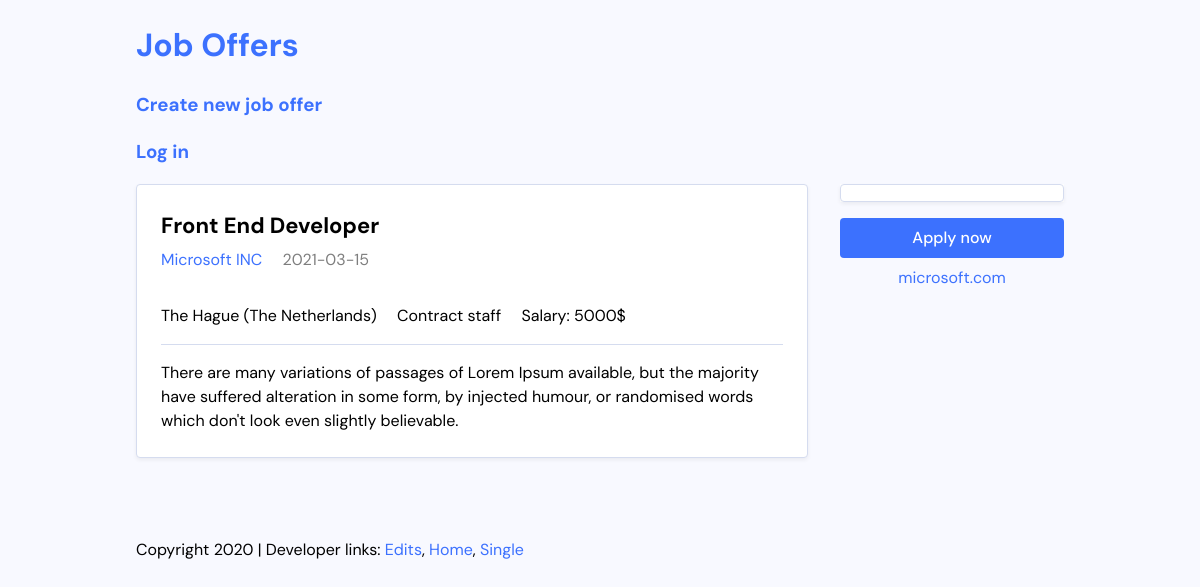
The app's page /job.php?id=2 with its own data.
### tables this page shows
CREATE TABLE `jobs` (
  `id` int(11) NOT NULL,
  `title` text NOT NULL,
  `description` text NOT NULL,
  `company` text NOT NULL,
  `salary` decimal(10,0) NOT NULL,
  `date_posted` date NOT NULL DEFAULT current_timestamp(),
  `imageUrl` text NOT NULL,
  `websiteUrl` varchar(250) NOT NULL,
  `location` text NOT NULL,
  `position` text NOT NULL
);

### lib/Template.php (called while the page is built, shortened)
<?php class Template{
    protected $template;
    public function __construct($template){
        $this->template = $template;
    }
    public function __toString() {
        include basename($this->template);
        return ob_get_clean();
    }
}

### lib/Database.php (called while the page is built, shortened)
<?php
class Database{
    private $host = DB_HOST;
    private $user = DB_USER;
    private $pass = DB_PASS;
    private $dbname = DB_NAME;
    private $dbh;
    private $stmt;
    public function __construct(){
        $dsn = 'mysql:host'. $this->host .';dbname='. $this->dbname;
        $options = array(
            PDO::ATTR_PERSISTENT => true,
            PDO::ATTR_ERRMODE => PDO::ERRMODE_EXCEPTION
        );
        try{
            $this->dbh = new PDO($dsn, $this->user, $this->pass, $options);
        } catch(PDOException $e) {
            $this->error = $e->getMessage();
        }
    }
    public function query($query) {
        $this->stmt = $this->dbh->prepare($query);
    }
    public function bind($param, $value, $type = null) {
        if(is_null($type)) {
            switch(true){
                default:
                    $type = PDO::PARAM_STR;
            }
        }
        $this->stmt->bindValue($param, $value, $type);
    }
    public function execute() {
        return $this->stmt->execute();
    }
    public function single() {
        $this->execute();
        return $this->stmt->fetchAll(PDO::FETCH_OBJ);
    }
}

### lib/Job.php (called while the page is built, shortened)
<?php
class Job{
    private $db;
    public function __construct() {
        $this->db = new Database;
    }
    public function getJob($id){
        $this->db->query("SELECT * FROM  jobs_board.jobs WHERE id = :id");
			$this->db->bind(':id', $id);
			$row = $this->db->single();
			return $row;
    }
}

### templates/job-single.php (the view, shortened to what this page needs)
<?php include 'inc/header.php'; ?>
<div class="job-single">
			<main class="job-main">
				<div class="job-card">
					<div class="job-primary">
						<header class="job-header">
							<h2 class="job-title"><a href="#"><?php echo $job[0]->title; ?></a></h2>
							<div class="job-meta">
								<a class="meta-company" href="#"><?php echo $job[0]->company; ?></a>
								<span class="meta-date"><?php echo $job[0]->date_posted; ?></span>
							</div>
							<div class="job-details">
								<span class="job-location"><?php echo $job[0]->location; ?></span>
								<span class="job-type"><?php echo $job[0]->position; ?></span>
								<span class="job-type">Salary: <?php echo $job[0]->salary; ?>$</span>
							</div>
						</header>
						<div class="job-body">
							<p><?php echo $job[0]->description; ?></p>
						</div>
					</div>
				</div>
			</main>
			<aside class="job-secondary">
				<div class="job-logo">
					<div class="job-logo-box">
					</div>
				</div>
				<a href="#" class="button button-wide">Apply now</a>
				<a href="#"><?php echo $job[0]->websiteUrl; ?></a>
			</aside>
		</div>
<?php include 'inc/footer.php'; ?>

### templates/css/master.css (style rules this page uses)
html { line-height: 1.15; -webkit-text-size-adjust: 100%; }
body { margin: 0; }
main { display: block; }
a { background-color: transparent; }
html { -webkit-box-sizing: border-box; -moz-box-sizing: border-box; box-sizing: border-box; }
*, *:before, *:after { -webkit-box-sizing: inherit; -moz-box-sizing: inherit; box-sizing: inherit; }
:root { --color-base: #f8f9ff; --color-primary: #3c71fe; --color-separator: #d5dcef; --font-sans: "DM Sans", sans-serif; }
body { background: var(--color-base); font-family: var(--font-sans); line-height: 1.5; }
a { color: var(--color-primary); text-decoration: none; }
.job-card { margin: 0; padding: 1.5em; list-style: none; background: white; border: 1px solid var(--color-separator); border-radius: 0.25em; box-shadow: 0px 2px 4px rgba(0, 0, 0, 0.06); display: flex; }
.job-card .job-primary { flex: 1 1 auto; }
.job-card .job-title { margin: 0; font-size: 1.375em; margin-bottom: 0.25em; }
.job-card .job-title a { color: black; }
.job-card .job-details { margin-top: 2em; }
.job-card .job-type { margin-left: 1em; display: inline-block; }
.job-card .meta-date { opacity: 0.5; margin-left: 1em; }
.job-logo { flex: 0 0 12.5em; background: white; display: flex; align-items: stretch; justify-content: stretch; }
.job-logo-box { max-height: 7.875em; border: 1px solid var(--color-separator); border-radius: 0.25em; box-shadow: 0px 2px 4px rgba(0, 0, 0, 0.06); display: flex; align-items: center; justify-content: center; padding: 0.5em; width: 100%; }
.job-single { display: flex; }
.job-single .job-secondary { flex: 0 0 14em; margin-left: 2em; text-align: center; }
.job-single .job-secondary .button { margin-bottom: 0.5em; }
.job-single .job-main { flex: 1 1 auto; }
.job-single .job-body { margin-top: 1em; padding-top: 1em; border-top: 1px solid var(--color-separator); }
.job-single .job-body p:first-child { margin-top: 0; }
.job-single .job-body p:last-child { margin-bottom: 0; }
.job-single .job-logo { margin-bottom: 1em; }
.button { padding: 0.5em 0.75em; border-radius: 0.25em; background: var(--color-primary); color: white; font-weight: 500; text-align: center; display: inline-block; }
.button-wide { width: 100%; }

### records on screen
jobs: title "Front End Developer", company "Microsoft INC", date_posted "2021-03-15", location "The Hague (The Netherlands)", position "Contract staff", salary "5000", description "There are many variations of passages of Lorem Ipsum available, but the majority have suffered alteration in some form, by injected humour, or randomised words which don't look even slightly believable.", websiteUrl "microsoft.com"
